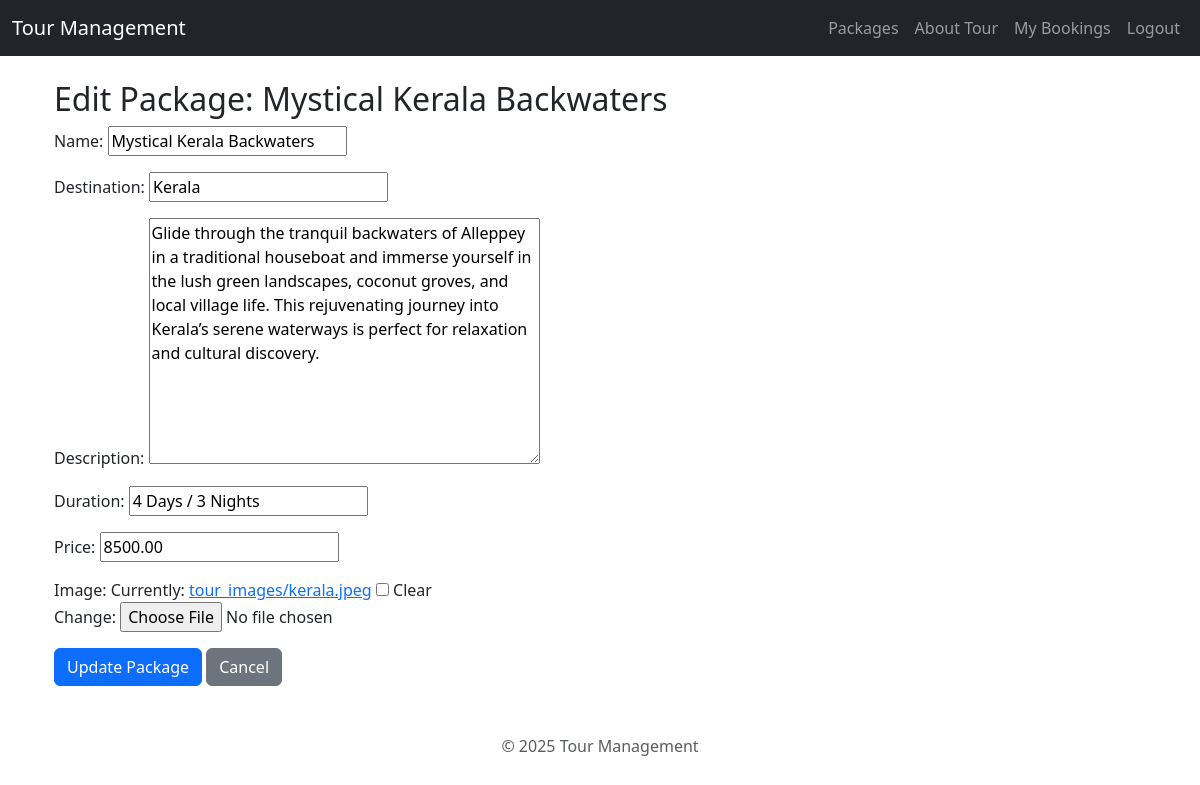
The app's page /vendor/package/edit/1/ (signed in) with its own data.
### packages/models.py (models this page shows, shortened)
class TourPackage(models.Model):
    name = models.CharField(max_length=100)
    destination = models.CharField(max_length=100)
    price = models.DecimalField(max_digits=10, decimal_places=2, default=0.00)
    image = models.ImageField(upload_to='tour_images/', null=True, blank=True)
    description = models.TextField(blank=True)
    duration = models.CharField(max_length=100, blank=True)
    vendor = models.ForeignKey(Vendor, on_delete=models.CASCADE, null=True)
    is_approved = models.BooleanField(default=False)
    expiry_date = models.DateField(null=True, blank=True)
    is_expired = models.BooleanField(default=False)
    created_at = models.DateTimeField(auto_now_add=True)

### packages/views.py (the view)
# urls.py: path('vendor/package/edit/<int:pk>/', views.edit_package, name='edit_package'),
@login_required
def edit_package(request, pk):
    package = get_object_or_404(TourPackage, pk=pk, vendor__user=request.user)
    if request.method == 'POST':
        form = TourPackageForm(request.POST, request.FILES, instance=package)
        if form.is_valid():
            form.save()
            return redirect('vendor_dashboard')
    else:
        form = TourPackageForm(instance=package)
    return render(request, 'packages/edit_package.html', {'form': form})

### packages/forms.py
class TourPackageForm(forms.ModelForm):
    class Meta:
        model = TourPackage
        fields = ['name', 'destination', 'description', 'duration', 'price', 'image']

### packages/templates/packages/edit_package.html (shortened to what this page needs)
{% extends "packages/base.html" %}
{% block content %}
<div class="container mt-4">
    <h2>Edit Package: {{ form.instance.name }}</h2>
    <form method="post" enctype="multipart/form-data">
        {{ form.as_p }}
        <button type="submit" class="btn btn-primary">Update Package</button>
        <a href="{% url 'vendor_dashboard' %}" class="btn btn-secondary">Cancel</a>
    </form>
</div>
{% endblock %}

### records on screen
TourPackage: instance.name "Mystical Kerala Backwaters", name "Mystical Kerala Backwaters", destination "Kerala", description "Glide through the tranquil backwaters of Alleppey in a traditional houseboat and immerse yourself in the lush green landscapes, coconut groves, and local village life. This rejuvenating journey into Kerala’s serene waterways is perfect for relaxation and cultural discovery.", duration "4 Days / 3 Nights", price "8500.00"
